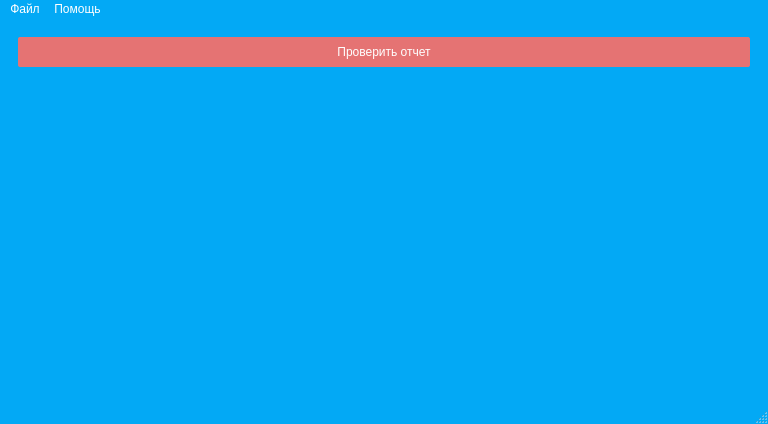
<?xml version="1.0" encoding="UTF-8"?>
<ui version="4.0">
 <class>MainWindow</class>
 <widget class="QMainWindow" name="MainWindow">
  <property name="geometry">
   <rect>
    <x>0</x>
    <y>0</y>
    <width>768</width>
    <height>424</height>
   </rect>
  </property>
  <property name="windowTitle">
   <string>MainWindow</string>
  </property>
  <property name="windowIcon">
   <iconset resource="resourses.qrc">
    <normaloff>:/newPrefix/roskazna.png</normaloff>:/newPrefix/roskazna.png</iconset>
  </property>
  <property name="styleSheet">
   <string notr="true">QMainWindow, QMenuBar, QMenu, QAction, QStatusBar{
background-color: #03A9F5;
color: white;
font: 12pt &quot;Times New Roman&quot;;
}

QMenu::selected{
background-color: #63b9ff;
color: white;
font: 12pt &quot;Times New Roman&quot;;
}
QMenuBar::item:selected{
background-color: #63b9ff;
color: white;
font: 12pt &quot;Times New Roman&quot;;
}

</string>
  </property>
  <widget class="QWidget" name="centralwidget">
   <property name="styleSheet">
    <string notr="true">QWidget
{
background-color: #0288D0;
};</string>
   </property>
   <layout class="QHBoxLayout" name="horizontalLayout_2">
    <item>
     <widget class="QWidget" name="widget_2" native="true">
      <layout class="QVBoxLayout" name="verticalLayout">
       <item>
        <widget class="QPushButton" name="pbtn_add_report">
         <property name="cursor">
          <cursorShape>PointingHandCursor</cursorShape>
         </property>
         <property name="styleSheet">
          <string notr="true">.QPushButton{
background-color: #E57373;
color: white;
border: 0;
border-radius: 2;
height: 30px;
font: 75 12pt &quot;MS Shell Dlg 2&quot;;
}

.QPushButton::hover{
	background-color: #63b9ff;
}</string>
         </property>
         <property name="text">
          <string>Проверить отчет</string>
         </property>
        </widget>
       </item>
       <item>
        <widget class="QTableWidget" name="tableWidget">
         <property name="styleSheet">
          <string notr="true">.QTableWidget{
background-color: rgba(3, 169, 245, 150);
color: white;
border: 0;
}</string>
         </property>
        </widget>
       </item>
      </layout>
     </widget>
    </item>
   </layout>
  </widget>
  <widget class="QMenuBar" name="menubar">
   <property name="geometry">
    <rect>
     <x>0</x>
     <y>0</y>
     <width>768</width>
     <height>25</height>
    </rect>
   </property>
   <widget class="QMenu" name="menu">
    <property name="title">
     <string>Файл</string>
    </property>
    <addaction name="action_save_to_excel"/>
   </widget>
   <widget class="QMenu" name="menu_2">
    <property name="title">
     <string>Помощь</string>
    </property>
    <addaction name="action_about_program"/>
   </widget>
   <addaction name="menu"/>
   <addaction name="menu_2"/>
  </widget>
  <widget class="QStatusBar" name="statusbar"/>
  <action name="action_about_program">
   <property name="text">
    <string>О программе</string>
   </property>
  </action>
  <action name="action_save_to_excel">
   <property name="text">
    <string>Сохранить в Excel</string>
   </property>
  </action>
 </widget>
 <resources>
  <include location="resourses.qrc"/>
 </resources>
 <connections/>
</ui>
